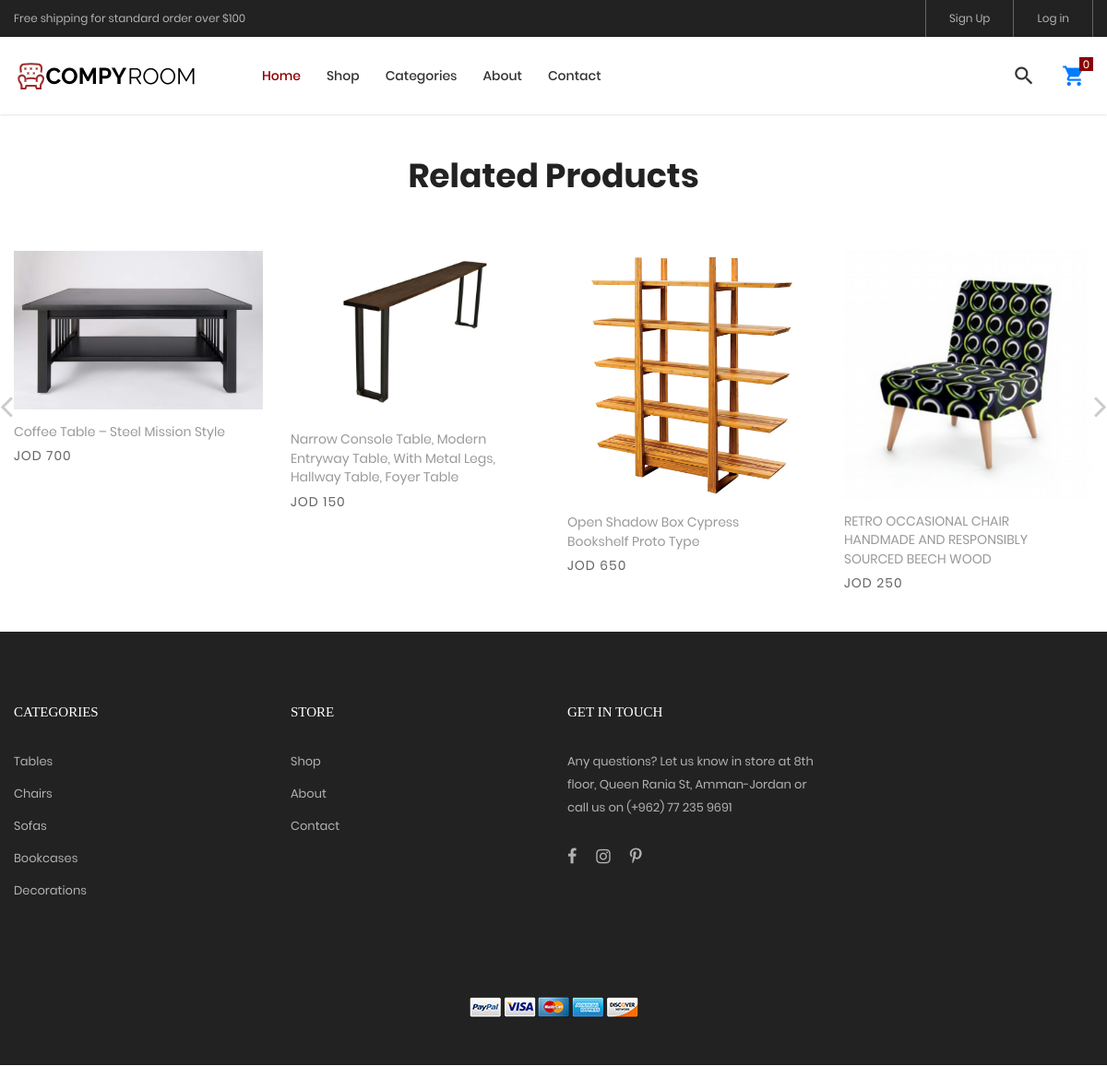
The app's page /product-detail.php with its own data.
### tables this page shows
CREATE TABLE `products` (
  `id` int(11) NOT NULL,
  `product_name` varchar(255) NOT NULL,
  `price` int(11) NOT NULL,
  `category` varchar(30) NOT NULL,
  `description` varchar(1000) NOT NULL,
  `color` varchar(30) NOT NULL,
  `product_key` varchar(255) NOT NULL,
  `image` varchar(255) NOT NULL,
  `image_01` varchar(255) NOT NULL,
  `image_02` varchar(255) NOT NULL,
  `image_03` varchar(255) NOT NULL
);

### product-detail.php (the view, shortened to what this page needs)
<?php
$hostName = "localhost";
$userName = "root";
$password = "";
$dbName = "ecommerce";
$conn= new mysqli($hostName,$userName,$password,$dbName);
?>
<!DOCTYPE html>
<html lang="en">
<head>
	<link rel="stylesheet" type="text/css" href="vendor/bootstrap/css/bootstrap.min.css">
	<link rel="stylesheet" type="text/css" href="fonts/font-awesome-4.7.0/css/font-awesome.min.css">
	<link rel="stylesheet" type="text/css" href="fonts/iconic/css/material-design-iconic-font.min.css">
	<link rel="stylesheet" type="text/css" href="fonts/linearicons-v1.0.0/icon-font.min.css">
	<link rel="stylesheet" type="text/css" href="vendor/animate/animate.css">
	<link rel="stylesheet" type="text/css" href="vendor/css-hamburgers/hamburgers.min.css">
	<link rel="stylesheet" type="text/css" href="vendor/animsition/css/animsition.min.css">
	<link rel="stylesheet" type="text/css" href="vendor/select2/select2.min.css">
	<link rel="stylesheet" type="text/css" href="vendor/daterangepicker/daterangepicker.css">
	<link rel="stylesheet" type="text/css" href="vendor/slick/slick.css">
	<link rel="stylesheet" type="text/css" href="vendor/MagnificPopup/magnific-popup.css">
	<link rel="stylesheet" type="text/css" href="vendor/perfect-scrollbar/perfect-scrollbar.css">
	<link rel="stylesheet" type="text/css" href="css/util.css">
	<link rel="stylesheet" type="text/css" href="css/main.css">
<?php
include "header2.php"
?>
	<section class="sec-relate-product bg0 p-t-45 p-b-105">
		<div class="container">
			<div class="p-b-45">
				<h3 class="ltext-106 cl5 txt-center">
					Related Products
				</h3>
			</div>
			<div class="wrap-slick2">
				<div class="slick2">
						<?php
						$sql3 = "SELECT * FROM products";
						$result = mysqli_query($conn, $sql3);
					if (mysqli_num_rows($result) > 0) {
										for($i=0;$i<=4;$i++){
										while($row = mysqli_fetch_assoc($result)) {
											?>
												<div class="item-slick2 p-l-15 p-r-15 p-t-15 p-b-15">
						<div class="block2">
							<div class="block2-pic hov-img0">
							<img src='img/<?= $row["image"]  ?>'alt="" class= "related_img">
							</div>
							<div class="block2-txt flex-w flex-t p-t-14">
								<div class="block2-txt-child1 flex-col-l ">
									<a href="product-detail.html" class="stext-104 cl4 hov-cl1 trans-04 js-name-b2 p-b-6">
									<?= $row["product_name"]?>
									</a>
									<span class="stext-105 cl3">
									JOD <?= $row["price"]?>
									</span>
								</div>
							</div>
						</div>
					</div>
                    <?php }}}?>
										 </div>
										 </div>
										 </div>
	<footer>
	<?php
include "footer.php"
?>
</footer>
</body>
</html>

### header2.php (shortened to what this page needs)
<header>
<!DOCTYPE html>
<html lang="en">
<head>
	<link rel="stylesheet" type="text/css" href="vendor/bootstrap/css/bootstrap.min.css">
	<link rel="stylesheet" type="text/css" href="fonts/font-awesome-4.7.0/css/font-awesome.min.css">
	<link rel="stylesheet" type="text/css" href="fonts/iconic/css/material-design-iconic-font.min.css">
	<link rel="stylesheet" type="text/css" href="fonts/linearicons-v1.0.0/icon-font.min.css">
	<link rel="stylesheet" type="text/css" href="vendor/animate/animate.css">
	<link rel="stylesheet" type="text/css" href="vendor/css-hamburgers/hamburgers.min.css">
	<link rel="stylesheet" type="text/css" href="vendor/animsition/css/animsition.min.css">
	<link rel="stylesheet" type="text/css" href="vendor/select2/select2.min.css">
	<link rel="stylesheet" type="text/css" href="vendor/perfect-scrollbar/perfect-scrollbar.css">
	<link rel="stylesheet" type="text/css" href="css/util.css">
	<link rel="stylesheet" type="text/css" href="css/main.css">
<body class="animsition">
	<header class="header-v4">
		<div class="container-menu-desktop">
			<div class="top-bar">
				<div class="content-topbar flex-sb-m h-full container">
					<div class="left-top-bar">
						Free shipping for standard order over $100
					</div>
					<div class="right-top-bar flex-w h-full">
							<?php
                             if (isset($_SESSION['user_name'])){
								$name=$_SESSION['user_name'];
								?>
								<a href="user_page.php" class="flex-c-m trans-04 p-lr-25"><?php echo $name ?></a>
								<?php
							 }
							 else{
							?>
							<a href="register.php" class="flex-c-m trans-04 p-lr-25">Sign Up</a>
							<?php }?>
						<?php
                             if (isset($_SESSION['user_name'])){
								?>
							   <a href="logout.php"  class="flex-c-m trans-04 p-lr-25">	log out</a>
								<?php
							 }
							 else{
							?>
							<a href="login.php"  class="flex-c-m trans-04 p-lr-25">Log in</a>
							<?php }?>
					</div>
				</div>
			</div>
			<div class="wrap-menu-desktop how-shadow1">
				<nav class="limiter-menu-desktop container">
					<a href="index.php" class="logo">
						<img src="images/icons/logomain.png" alt="IMG-LOGO">
					</a>
					<div class="menu-desktop">
						<ul class="main-menu">
							<li class="active-menu">
								<a href="index.php">Home</a>
							</li>
							<li>
								<a href="products.php">Shop</a>
							</li>
							<li  >
								<a href="products.php">Categories</a>
							</li>
							<li>
								<a href="about.php">About</a>
							</li>
							<li>
								<a href="contact.php">Contact</a>
							</li>
						</ul>
					</div>
					<div class="wrap-icon-header flex-w flex-r-m">
						<div class="icon-header-item cl2 hov-cl1 trans-04 p-l-22 p-r-11 js-show-modal-search">
							<i class="zmdi zmdi-search"></i>
						</div>
                        <?php
						if(isset($_SESSION['quantity'])){
							$qty=$_SESSION['quantity'];
							?>
							<div class="icon-header-item cl2 hov-cl1 trans-04 p-l-22 p-r-11 icon-header-noti js-show-cart" data-notify="<?= $qty?>">
						<a href="shoping-cart.php">
							<i class="zmdi zmdi-shopping-cart"></i>
							</a>
						</div>
						<?php
						}else{
						?>
							<div class="icon-header-item cl2 hov-cl1 trans-04 p-l-22 p-r-11 icon-header-noti js-show-cart" data-notify="0">
						<a href="shoping-cart.php">
							<i class="zmdi zmdi-shopping-cart"></i>
							</a>
						</div>
<?php
						}
						?>
					</div>
				</nav>
			</div>
		</div>
	</header>

### footer.php
<footer class="bg3 p-t-75 p-b-32">
	<div class="container">
		<div class="row">
			<div class="col-sm-6 col-lg-3 p-b-50">
				<h4 class="stext-301 cl0 p-b-30">
					Categories
				</h4>
				<ul>
					<li class="p-b-10">
						<a href="productcat.php?cat=<?='tables'?>" class="stext-107 cl7 hov-cl1 trans-04">
							Tables
						</a>
					</li>
					<li class="p-b-10">
						<a  href="productcat.php?cat=<?='chairs'?>" class="stext-107 cl7 hov-cl1 trans-04">
							Chairs
						</a>
					</li>
					<li class="p-b-10">
						<a  href="productcat.php?cat=<?= 'sofas'?>" class="stext-107 cl7 hov-cl1 trans-04">
							Sofas
						</a>
					</li>
					<li class="p-b-10">
						<a  href="productcat.php?cat=<?= 'bookcases'?>" class="stext-107 cl7 hov-cl1 trans-04">
							Bookcases
						</a>
					</li>
					<li class="p-b-10">
						<a  href="productcat.php?cat=<?= 'decorations'?>" class="stext-107 cl7 hov-cl1 trans-04">
							Decorations
						</a>
					</li>
				</ul>
			</div>
			<div class="col-sm-6 col-lg-3 p-b-50">
				<h4 class="stext-301 cl0 p-b-30">
					store
				</h4>
				<ul>
					<li class="p-b-10">
						<a href="#" class="stext-107 cl7 hov-cl1 trans-04">
							Shop
						</a>
					</li>
					<li class="p-b-10">
						<a href="#" class="stext-107 cl7 hov-cl1 trans-04">
							About
						</a>
					</li>
					<li class="p-b-10">
						<a href="#" class="stext-107 cl7 hov-cl1 trans-04">
							Contact
						</a>
					</li>
				</ul>
			</div>
			<div class="col-sm-6 col-lg-3 p-b-50">
				<h4 class="stext-301 cl0 p-b-30">
					GET IN TOUCH
				</h4>
				<p class="stext-107 cl7 size-201">
				Any questions? Let us know in store at 8th floor, Queen Rania St, Amman-Jordan  or call us on (+962) 77 235 9691
				</p>
				<div class="p-t-27">
					<a href="#" class="fs-18 cl7 hov-cl1 trans-04 m-r-16">
						<i class="fa fa-facebook"></i>
					</a>
					<a href="#" class="fs-18 cl7 hov-cl1 trans-04 m-r-16">
						<i class="fa fa-instagram"></i>
					</a>
					<a href="#" class="fs-18 cl7 hov-cl1 trans-04 m-r-16">
						<i class="fa fa-pinterest-p"></i>
					</a>
				</div>
			</div>
		</div>
		<div class="p-t-40">
			<div class="flex-c-m flex-w p-b-18">
				<a href="#" class="m-all-1">
					<img src="images/icons/icon-pay-01.png" alt="ICON-PAY">
				</a>
				<a href="#" class="m-all-1">
					<img src="images/icons/icon-pay-02.png" alt="ICON-PAY">
				</a>
				<a href="#" class="m-all-1">
					<img src="images/icons/icon-pay-03.png" alt="ICON-PAY">
				</a>
				<a href="#" class="m-all-1">
					<img src="images/icons/icon-pay-04.png" alt="ICON-PAY">
				</a>
				<a href="#" class="m-all-1">
					<img src="images/icons/icon-pay-05.png" alt="ICON-PAY">
				</a>
			</div>
		</div>
	</div>
</footer>

### css/main.css (style rules this page uses)
.container { max-width: 1380px; }
@media (max-width: 1600px) { .container { max-width: 1200px; } }
.slick-slide { outline: none !important; }
.container-menu-desktop { height: auto; width: 100%; position: relative; -webkit-transition: all 0.3s; -o-transition: all 0.3s; -moz-transition: all 0.3s; transition: all 0.3s; }
.header-v4 .container-menu-desktop { height: 124px; }
.top-bar { height: 40px; background-color: #222; }
.left-top-bar { font-family: Poppins-Regular; font-size: 12px; line-height: 1.8; color: #b2b2b2; }
.right-top-bar a { font-family: Poppins-Regular; font-size: 12px; line-height: 1.8; height: 100%; color: #b2b2b2; border-right: 1px solid rgba(255,255,255,0.3); }
.right-top-bar a:first-child { border-left: 1px solid rgba(255,255,255,0.3); }
.wrap-menu-desktop { position: fixed; z-index: 1100; background-color: transparent; width: 100%; height: 84px; top: 40px; left: 0px; -webkit-transition: height 0.3s, background-color 0.3s; -o-transition: height 0.3s, background-color 0.3s; -moz-transition: height 0.3s, background-color 0.3s; transition: height 0.3s, background-color 0.3s; }
.header-v4 .wrap-menu-desktop { background-color: #fff; }
.limiter-menu-desktop { height: 100%; display: -webkit-box; display: -webkit-flex; display: -moz-box; display: -ms-flexbox; display: flex; align-items: center; background-color: transparent; }
.logo { display: -webkit-box; display: -webkit-flex; display: -moz-box; display: -ms-flexbox; display: flex; align-items: center; height: 65%; margin-right: 55px; }
.logo img { max-width: 100%; max-height: 100%; }
.menu-desktop { display: -webkit-box; display: -webkit-flex; display: -moz-box; display: -ms-flexbox; display: flex; align-items: center; height: 100%; }
.main-menu { list-style-type: none; margin: 0; display: -webkit-box; display: -webkit-flex; display: -moz-box; display: -ms-flexbox; display: flex; align-items: center; }
.main-menu > li { display: block; position: relative; padding: 20px 10px 20px 0px; margin: 0px 4px 0px 14px; }
.main-menu > li > a { font-family: Poppins-Medium; font-size: 14px; color: #333; padding: 5px 0px; transition: all 0.4s; -webkit-transition: all 0.4s; -o-transition: all 0.4s; -moz-transition: all 0.4s; }
.wrap-icon-header { flex-grow: 1; }
.icon-header-item { position: relative; font-size: 26px; line-height: 1; cursor: pointer; }
.icon-header-noti::after { content: attr(data-notify); font-family: Poppins-Regular; font-size: 12px; color: #fff; line-height: 15px; text-align: center; display: block; position: absolute; top: -7px; right: 0; min-width: 15px; height: 15px; padding: 0 3px; background-color: #8b0000; }
.main-menu > li.active-menu > a { color: #8b0000; }
.wrap-slick2 { position: relative; margin-right: -15px; margin-left: -15px; }
.block2-pic { position: relative; }
.block2-txt-child1 { width: calc(100% - 30px); }
.cl0 { color: #fff; }
.cl2 { color: #333; }
.cl3 { color: #666; }
.cl4 { color: #999; }
.cl5 { color: #222; }
.cl7 { color: #b2b2b2; }
.stext-104 { font-family: Poppins-Regular; font-size: 14px; line-height: 1.466667; }
.stext-105 { font-family: Poppins-Regular; font-size: 14px; line-height: 1.466667; letter-spacing: 1px; }
.stext-107 { font-family: Poppins-Regular; font-size: 13px; line-height: 1.923; }
.stext-301 { font-family: Montserrat-Bold; font-size: 15px; line-height: 1.6; text-transform: uppercase; }
.ltext-106 { font-family: Poppins-Bold; font-size: 36px; line-height: 1.2; }
.size-201 { max-width: 270px; }
.bg0 { background-color: #fff; }
.bg3 { background-color: #222; }
.how-shadow1 { box-shadow: 0 0px 3px 0px rgba(0,0,0,0.2); -moz-box-shadow: 0 0px 3px 0px rgba(0,0,0,0.2); -webkit-box-shadow: 0 0px 3px 0px rgba(0,0,0,0.2); -o-box-shadow: 0 0px 3px 0px rgba(0,0,0,0.2); -ms-box-shadow: 0 0px 3px 0px rgba(0,0,0,0.2); }
.hov-img0 { display: block; overflow: hidden; }
.hov-img0 img { width: 100%; -webkit-transition: transform 0.9s ease; -o-transition: transform 0.9s ease; -moz-transition: transform 0.9s ease; transition: transform 0.9s ease; }

### records on screen
products: image (picture), product_name "Coffee Table – Steel Mission Style", price "700"
products: image (picture), product_name "Narrow Console Table, Modern Entryway Table, With Metal Legs, Hallway Table, Foyer Table", price "150"
products: image (picture), product_name "Open Shadow Box Cypress Bookshelf Proto Type", price "650"
products: image (picture), product_name "RETRO OCCASIONAL CHAIR HANDMADE AND RESPONSIBLY SOURCED BEECH WOOD", price "250"
